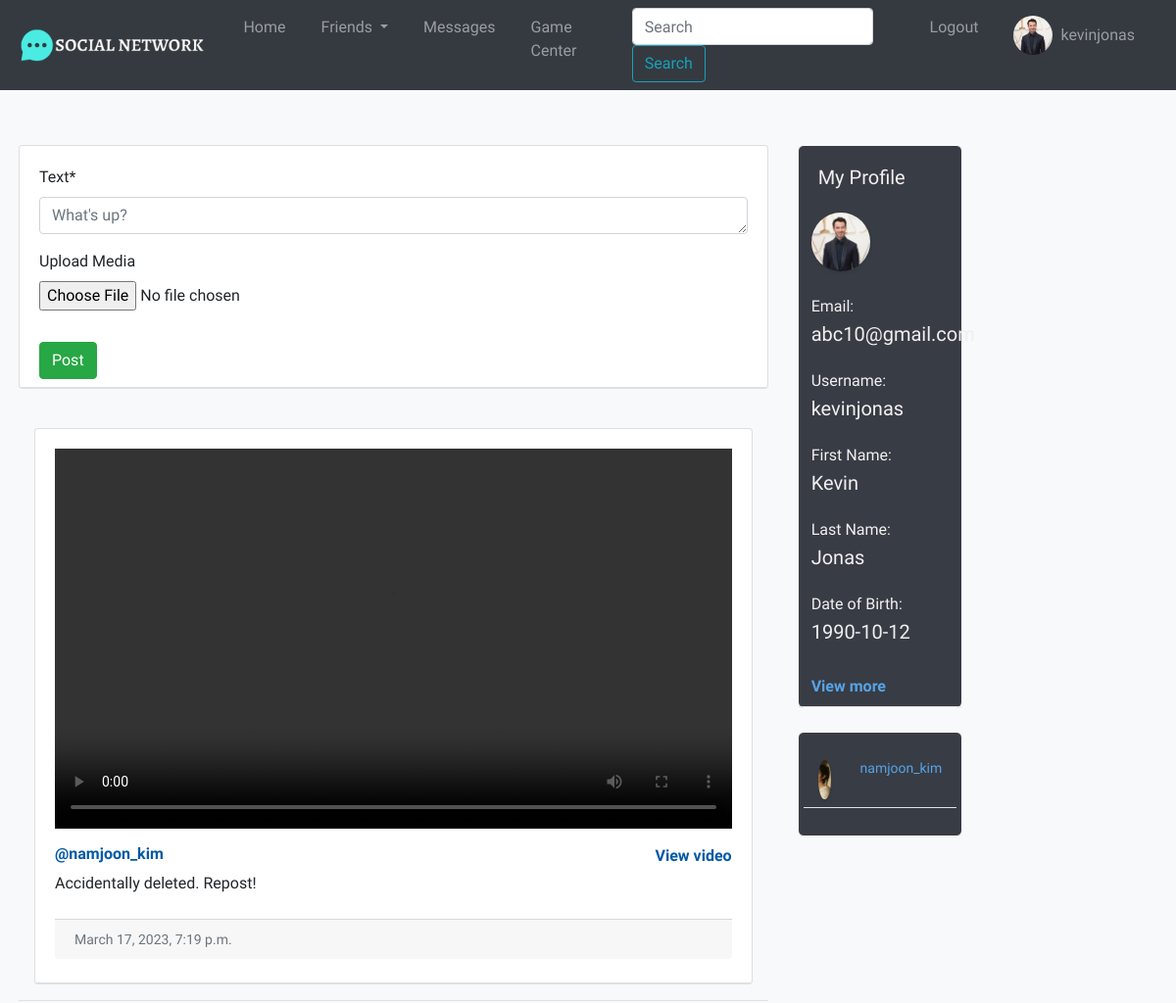
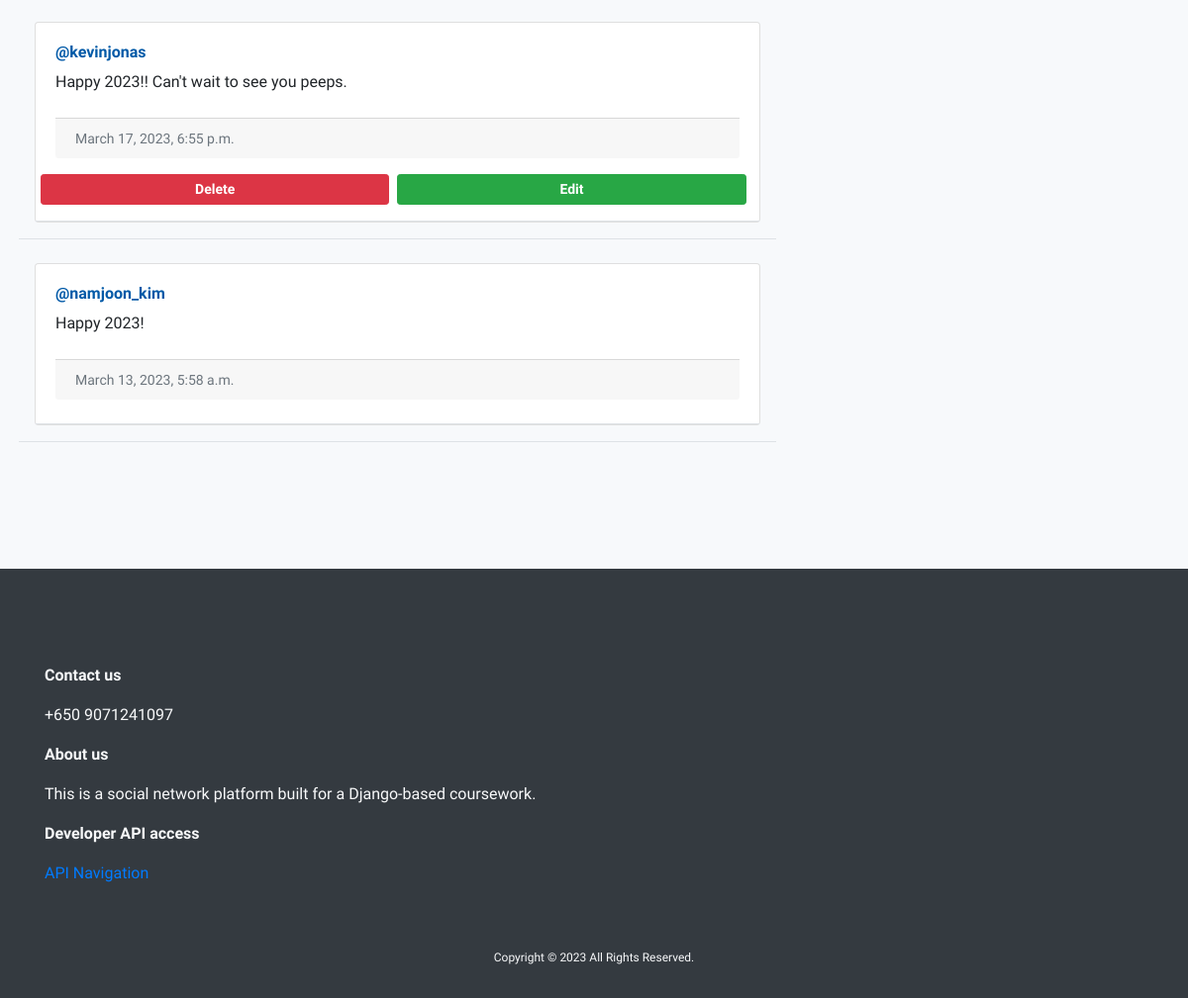
/home/ (signed in), run on the app's committed database (2 pictures, top to bottom).
### account/models.py (models this page shows, shortened)
class UserProfile(models.Model):
    user = models.OneToOneField(User, on_delete=models.CASCADE,
                                related_name='profile')
    date_of_birth = models.CharField(blank=False,
                                     max_length=100)
    profile_picture = models.ImageField(upload_to='profile_pictures/',
                                        default='profile_pictures/default.jpg')
    created_date = models.DateTimeField(default=timezone.now)
    friends = models.ManyToManyField(User, blank=True,
                                     related_name='friends_list')
    def get_friends(self):
        return self.friends.all()
    @property
    def image_url(self):
        if self.profile_picture and hasattr(self.profile_picture, 'url'):
            return self.profile_picture.url

class Post(models.Model):
    author = models.ForeignKey(User, on_delete=models.CASCADE)
    created_date = models.DateTimeField(default=timezone.now)
    body_text = models.TextField()
    media = models.FileField(upload_to='post_uploads/', null=True,
                        validators=[FileExtensionValidator(
        allowed_extensions=ValidateMediaExtensions.post_media_extensions())])
    @property
    def media_url(self):
        if self.media and hasattr(self.media, 'url'):
            return self.media.url
    @property
    def media_type(self):
        if self.media:
            name, extension = os.path.splitext(self.media.name)
            clean_extension = extension.replace('.', '')
            if clean_extension in ValidateMediaExtensions.video_extensions():
                return 'video'
            if clean_extension in ValidateMediaExtensions.image_extensions():
                return 'image'

### social_network/views.py (the view, shortened to what this page needs)
# urls.py: path('home/', HomeFeed.as_view(), name='home'),
class HomeFeed(LoginRequiredMixin, ListView, FormMixin):
    model = Post
    template_name = 'social_network/home.html'
    paginate_by = 5
    success_url = reverse_lazy('home')
    form_class = PostForm
    def get_context_data(self, **kwargs):
        user = self.request.user
        context = super().get_context_data(**kwargs)
        pass_user_profile = has_user_profile_context(user)
        if pass_user_profile == 1:
            messages.error("Please update your personal profile details.")
            return context
        elif pass_user_profile == 2:
            User.objects.get(username=user.username).is_active = False
            messages.error("Please sign up again.")
            redirect('register')
        elif pass_user_profile == 0:
            friends = user.profile.get_friends()
            context['posts'] = Post.objects.filter(Q(author__in=friends)
                                                    | Q(author=user)
                                                    ).order_by('-created_date')
            if friends is not None:
                context['friends'] = friends
            else:
                context['friends'] = None
            return context
    def get(self, request, *args, **kwargs):
        if request.user.is_superuser:
            messages.success(request, "Developer access")
        return super().get(request, *args, **kwargs)

### account/forms.py (shortened to what this page needs)
class PostForm(forms.ModelForm):
    body_text = forms.CharField(label='Text', widget=forms.Textarea(attrs={
        'class': 'form-control', 'rows': 1, 'placeholder': "What's up?"}))
    media = forms.FileField(label='Upload Media', required=False, error_messages = {
        'invalid': "Only image file formats like jpg, or video formats like mp4 allowed."}, widget=forms.FileInput)
    class Meta:
        model = Post
        fields = ('body_text', 'media')

### account/helpers.py (called while the page is built)
def has_user_profile_context(user):
    try:
        UserProfile.objects.filter(user__profile=user.profile).first()
        return 0 # passes, has profile
    except UserProfile.DoesNotExist:
        if user.is_superuser:
            return 1 # passes, is a super user
        else:
            return 2 # fails, raise error

### templates/social_network/home.html (shortened to what this page needs)
{% extends 'base.html' %}
{% load crispy_forms_tags %}
{% load bootstrap4 %}
{% load static %}
{% block content %}
<div id="home-feed" class="mt-5 mb-5 ml-1 mr-1">
    <div class="row d-flex align-content-center">
        <div class="col-lg-8 col-md-8 col-sm-12">
            <div class="post-col px-0">
                <div>
                    <div class="card shadow-0 mb-4 mt-2">
                        <div class="card-body border-bottom pb-2">
                            <div class="d-flex">
                                <div class="d-flex align-items-center w-100 ps-3">
                                    <form class="w-100" method="POST" enctype="multipart/form-data">
                                        <span class="w-100">{{ form.body_text | as_crispy_field }}</span>
                                        <div id="upload-file">
                                            <span id="upload-media">{{ form.media | as_crispy_field }}</span>
                                        </div>
                                        <button class="btn btn-success mt-3">Post</button>
                                    </form>
                                </div>
                            </div>
                        </div>
                    </div>
                <div>
                {% for post in posts %}
                    {% include "social_network/post_base.html" %}
                {% endfor %}
                </div>
            </div>
        </div>
    </div>
    <div id="home-right-col" class="w-100 h-100 col-lg-2 col-md-4 col-sm-12">
        <div class="text-left">
            <div class="">
                <div class="card w-100 shadow-0 mb-4 mt-2">
                    <div class="card-body border-bottom pb-2">
                        <h5 class="card-title mb-4">My Profile</h5>
                        <div class="row d-flex justify-content-left text-left">
                            <div class="d-flex align-items-left w-100 ps-3">
                                <div class="px-2">
                                    {% if user.profile.profile_picture %}
                                    <div class="text-left card-image">
                                        <img src="{{ user.profile.profile_picture.url }}" class="card-img-top rounded-circle img-fluid border-dark shadow-sm" alt="User profile picture" style="width:60px;height:60px;object-fit:cover;"/>
                                    </div>
                                    {% endif %}
                                    <p class="mt-4 mb-1 field-heading">Email: </p>
                                    <h5>{{ user.email }}</h5>
                                    <p class="mt-4 mb-1 field-heading">Username: </p>
                                    <h5>{{ user.username }}</h5>
                                    <p class="mt-4 mb-1 field-heading">First Name: </p>
                                    <h5>{{ user.first_name }}</h5>
                                    <p class="mt-4 mb-1 field-heading">Last Name: </p>
                                    <h5>{{ user.last_name }}</h5>
                                    <p class="mt-4 mb-1 field-heading">Date of Birth: </p>
                                    <h5>{{ user.profile.date_of_birth }}</h5>
                                    <br>
                                    <a href="{% url 'account:profile' user.username %}"><span class="mt-5">View more</span></a>
                                </div>
                                </div>
                            </div>
                        </div>
                    </div>
                </div>
                {% if friends != None %}
                    <div class="card w-100 shadow-0 mb-4 mt-1">
                        <div class="card-body">
                            <div class="row d-flex justify-content-left text-left">
                                {% for friend in friends %}
                                <div class="border-bottom mt-2 mb-2 d-flex align-items-left w-100 h-100">
                                        {% if friend.profile.profile_picture %}
                                        <div class="mb-2 col text-left card-image">
                                            <img src="{{ friend.profile.image_url }}" class="card-img-top rounded-circle img-fluid border-dark shadow-sm" alt="User profile picture" style="width:40px;height:40px;object-fit:cover;"/>
                                        </div>
                                        {% endif %}
                                        <div class="col text-left">
                                            <a href="{% url 'account:profile' friend.username %}">
                                                <h5 class="small">{{ friend.username }}</h5>
                                            </a>
                                        </div>
                                </div>
                                {% endfor %}
                            </div>
                        </div>
                    </div>
                {% endif %}
            </div>
        </div>
    </div>
</div>
{% endblock %}

### templates/navbar.html (shortened to what this page needs)
{% load bootstrap4 %}
{% load static %}
{% include "./header.html" %}
<body>
<nav class="navbar navbar-expand-lg bg-dark navbar-dark mb-4 ">
  {% if user.is_authenticated %}
  <a class="navbar-brand" href="{% url 'home' %}">
      <img class="img-fluid mx-auto logo" src="{% static 'images/site-logo.png' %}" alt="logo">
  </a>
  {% else %}
    <a class="navbar-brand" href="{% url 'index' %}">
        <img class="img-fluid mx-auto logo" src="{% static 'images/site-logo.png' %}" alt="logo">
    </a>
  {% endif %}
    <div class="collapse navbar-collapse" id="navbarToggler">
      <ul class="navbar-nav ml-auto">
        {% if user.is_authenticated %}
        <li class="nav-item">
          <a class="nav-link" href="{% url 'home' %}">Home</a>
        </li>
        <li class="nav-item dropdown">
          <a class="nav-link dropdown-toggle" href="#" id="navbarDropdownMenuLink" data-toggle="dropdown" aria-haspopup="true" aria-expanded="false">
            Friends
          </a>
        </li>
        <li class="nav-item">
          <a class="nav-link" href="{% url 'chat:chatroom_list' %}">Messages</a>
        </li>
        <li class="nav-item">
          <a class="nav-link" href="{% url 'game:create_game' %}">Game Center</a>
        </li>
        <li class="nav-item">
          <form class="form-inline my-2 my-lg-0" method="GET" action="{% url 'account:search-profile' %}">
            <input class="form-control mr-sm-2" type="text" name="q" placeholder="Search" value="{{ request.GET.q }}">
            <button class="btn btn-outline-info my-2 my-sm-0" type="submit">Search</button>
          </form>
        </li>
        <li class="nav-item">
          <a class="nav-link" href="{% url 'logout' %}">Logout</a>
        </li>
        <li class="nav-item">
          <div>
            <a class="nav-link d-flex align-items-center" href="{% url 'account:profile' user.username %}">
              <img src="{{ user.profile.profile_picture.url }}" class="rounded-circle"  width="40" height="40" style="object-fit:cover;" alt="User profile picture"/>
              <p class="mx-2 my-0"> {{ user.username }} </p>
            </a>
          </div>
        </li>
        {% endif %}
      </ul>
    </div>
</nav>

### templates/social_network/post_base.html
<div class="d-flex p-3 border-bottom mt-2 mb-2">
    <div class="post-base card h-100 w-100">
        <div class="d-flex w-100">
            <div class="card-body border-bottom pb-2">
                {% if post.media_url %}
                    {% if post.media_type == 'image' %}
                    <div class="mb-2 d-flex justify-content-center align-items-center">
                        <a href="{% url 'post_detail' post.pk %}">
                            <img src="{{ post.media_url  }}" alt="Post media" class="mx-auto d-block img-fluid card-img-top rounded"/>
                        </a>
                    </div>
                    {% else %}
                    <div class="mb-3 embed-responsive embed-responsive-16by9">
                        <video class="embed-responsive-item" controls>
                            <source src="{{ post.media_url  }}" alt="Post media" type="video/mp4">
                        </video>
                    </div>
                    <a class="float-right" href="{% url 'post_detail' post.pk %}">View video</a>
                    {% endif %}
                {% endif %}
                <a href="{% url 'account:profile' user.username %}">
                    <h6 class="">
                        <span class="font-weight-bold">@{{ post.author }}</span>
                    </h6>
                </a>
                <p class="text-body mb-4">{{ post.body_text }}</p>
                <div class="mt-2">
                    <p class="card-footer small text-muted" style="line-height: 1.2;">{{ post.created_date }}</p>
                </div>
                {% if request.user.is_authenticated and request.user == post.author %}
                <div class="button-group row d-flex justify-content-center text-center">
                    <a href="{% url 'post_delete' post.pk %}" class="col mr-2 mr-2 mb-2 delete-post-btn btn btn-sm btn-danger">Delete</a>
                    <a href="{% url 'post_update' post.pk %}" class="col mr-2 mr-2 mb-2 update-post-btn btn btn-sm btn-success">Edit</a>
                </div>
                    {% endif %}
            </div>
        </div>
    </div>
</div>

### static/css/stylesheet.css (style rules this page uses)
body { background-color: #f7f9fb; font-family: 'Catamaran', sans-serif; }
.navbar-brand img { max-height: 50px; }
.nav-item { padding: 0px 10px 0px 10px; }
#home-feed .post-col a, #profile-page .card a { color: rgb(0, 89, 167); font-weight: bold; }
#home-right-col .card { background-color: #383c44; color: rgb(240, 240, 240); border-color: #f7f9fb; border-radius: 6px; }
#home-right-col .card a { color: rgb(87, 163, 230); font-weight: bold; }
.post-base .embed-responsive { object-fit: cover; }
.delete-post-btn, .update-post-btn { color: white !important; }

### data on the page
Post: author "namjoon_kim", body_text "Accidentally deleted. Repost!", created_date "March 17, 2023, 7:19 p.m."
Post: author "kevinjonas", body_text "Happy 2023!! Can't wait to see you peeps.", created_date "March 17, 2023, 6:55 p.m.", shows "Delete"
Post: author "namjoon_kim", body_text "Happy 2023!", created_date "March 13, 2023, 5:58 a.m."

### other printed values
{{ user.username }} "kevinjonas"
{{ user.email }} "abc10@gmail.com"
{{ user.first_name }} "Kevin"
{{ user.last_name }} "Jonas"
{{ user.profile.date_of_birth }} "1990-10-12"
{{ friend.username }} "namjoon_kim"
